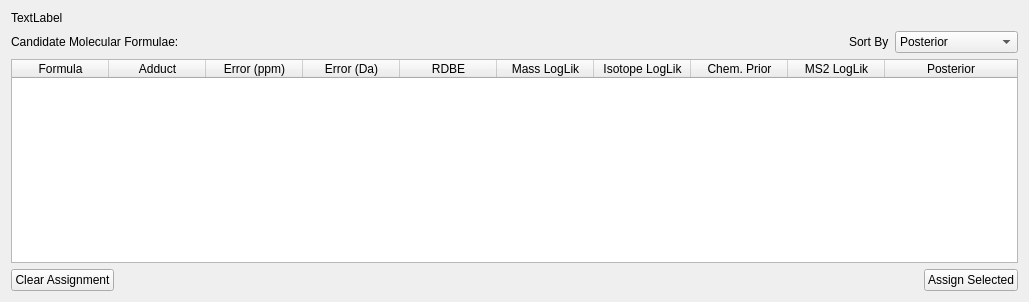
<?xml version="1.0" encoding="UTF-8"?>
<ui version="4.0">
 <class>Form</class>
 <widget class="QWidget" name="Form">
  <property name="geometry">
   <rect>
    <x>0</x>
    <y>0</y>
    <width>1029</width>
    <height>302</height>
   </rect>
  </property>
  <property name="windowTitle">
   <string>Form</string>
  </property>
  <layout class="QVBoxLayout" name="verticalLayout">
   <item>
    <widget class="QLabel" name="labelProvenance">
     <property name="text">
      <string>TextLabel</string>
     </property>
    </widget>
   </item>
   <item>
    <layout class="QHBoxLayout" name="horizontalLayout">
     <item>
      <widget class="QLabel" name="label_2">
       <property name="text">
        <string>Candidate Molecular Formulae:</string>
       </property>
      </widget>
     </item>
     <item>
      <spacer name="horizontalSpacer_2">
       <property name="orientation">
        <enum>Qt::Horizontal</enum>
       </property>
       <property name="sizeHint" stdset="0">
        <size>
         <width>40</width>
         <height>20</height>
        </size>
       </property>
      </spacer>
     </item>
     <item>
      <widget class="QLabel" name="label">
       <property name="text">
        <string>Sort By</string>
       </property>
      </widget>
     </item>
     <item>
      <widget class="QComboBox" name="comboSortBy">
       <item>
        <property name="text">
         <string>Posterior</string>
        </property>
       </item>
       <item>
        <property name="text">
         <string>Mass error</string>
        </property>
       </item>
       <item>
        <property name="text">
         <string>Isotope envelope</string>
        </property>
       </item>
       <item>
        <property name="text">
         <string>Chemical prior</string>
        </property>
       </item>
      </widget>
     </item>
    </layout>
   </item>
   <item>
    <widget class="QTableWidget" name="tableResults">
     <property name="verticalScrollBarPolicy">
      <enum>Qt::ScrollBarAsNeeded</enum>
     </property>
     <property name="horizontalScrollBarPolicy">
      <enum>Qt::ScrollBarAsNeeded</enum>
     </property>
     <property name="sizeAdjustPolicy">
      <enum>QAbstractScrollArea::AdjustIgnored</enum>
     </property>
     <property name="editTriggers">
      <set>QAbstractItemView::NoEditTriggers</set>
     </property>
     <property name="alternatingRowColors">
      <bool>true</bool>
     </property>
     <property name="selectionMode">
      <enum>QAbstractItemView::SingleSelection</enum>
     </property>
     <property name="selectionBehavior">
      <enum>QAbstractItemView::SelectRows</enum>
     </property>
     <property name="sortingEnabled">
      <bool>false</bool>
     </property>
     <attribute name="horizontalHeaderCascadingSectionResizes">
      <bool>true</bool>
     </attribute>
     <attribute name="horizontalHeaderMinimumSectionSize">
      <number>18</number>
     </attribute>
     <attribute name="horizontalHeaderDefaultSectionSize">
      <number>97</number>
     </attribute>
     <attribute name="horizontalHeaderHighlightSections">
      <bool>false</bool>
     </attribute>
     <attribute name="horizontalHeaderShowSortIndicator" stdset="0">
      <bool>false</bool>
     </attribute>
     <attribute name="horizontalHeaderStretchLastSection">
      <bool>true</bool>
     </attribute>
     <column>
      <property name="text">
       <string>Formula</string>
      </property>
     </column>
     <column>
      <property name="text">
       <string>Adduct</string>
      </property>
     </column>
     <column>
      <property name="text">
       <string>Error (ppm)</string>
      </property>
     </column>
     <column>
      <property name="text">
       <string>Error (Da)</string>
      </property>
     </column>
     <column>
      <property name="text">
       <string>RDBE</string>
      </property>
     </column>
     <column>
      <property name="text">
       <string>Mass LogLik</string>
      </property>
     </column>
     <column>
      <property name="text">
       <string>Isotope LogLik</string>
      </property>
     </column>
     <column>
      <property name="text">
       <string>Chem. Prior</string>
      </property>
     </column>
     <column>
      <property name="text">
       <string>MS2 LogLik</string>
      </property>
     </column>
     <column>
      <property name="text">
       <string>Posterior</string>
      </property>
     </column>
    </widget>
   </item>
   <item>
    <layout class="QHBoxLayout" name="horizontalLayout_2">
     <property name="bottomMargin">
      <number>0</number>
     </property>
     <item>
      <widget class="QPushButton" name="btnClearAssignment">
       <property name="text">
        <string>Clear Assignment</string>
       </property>
      </widget>
     </item>
     <item>
      <spacer name="horizontalSpacer">
       <property name="orientation">
        <enum>Qt::Horizontal</enum>
       </property>
       <property name="sizeHint" stdset="0">
        <size>
         <width>40</width>
         <height>20</height>
        </size>
       </property>
      </spacer>
     </item>
     <item>
      <widget class="QPushButton" name="btnAssignSelected">
       <property name="text">
        <string>Assign Selected</string>
       </property>
      </widget>
     </item>
    </layout>
   </item>
  </layout>
 </widget>
 <resources/>
 <connections/>
</ui>
